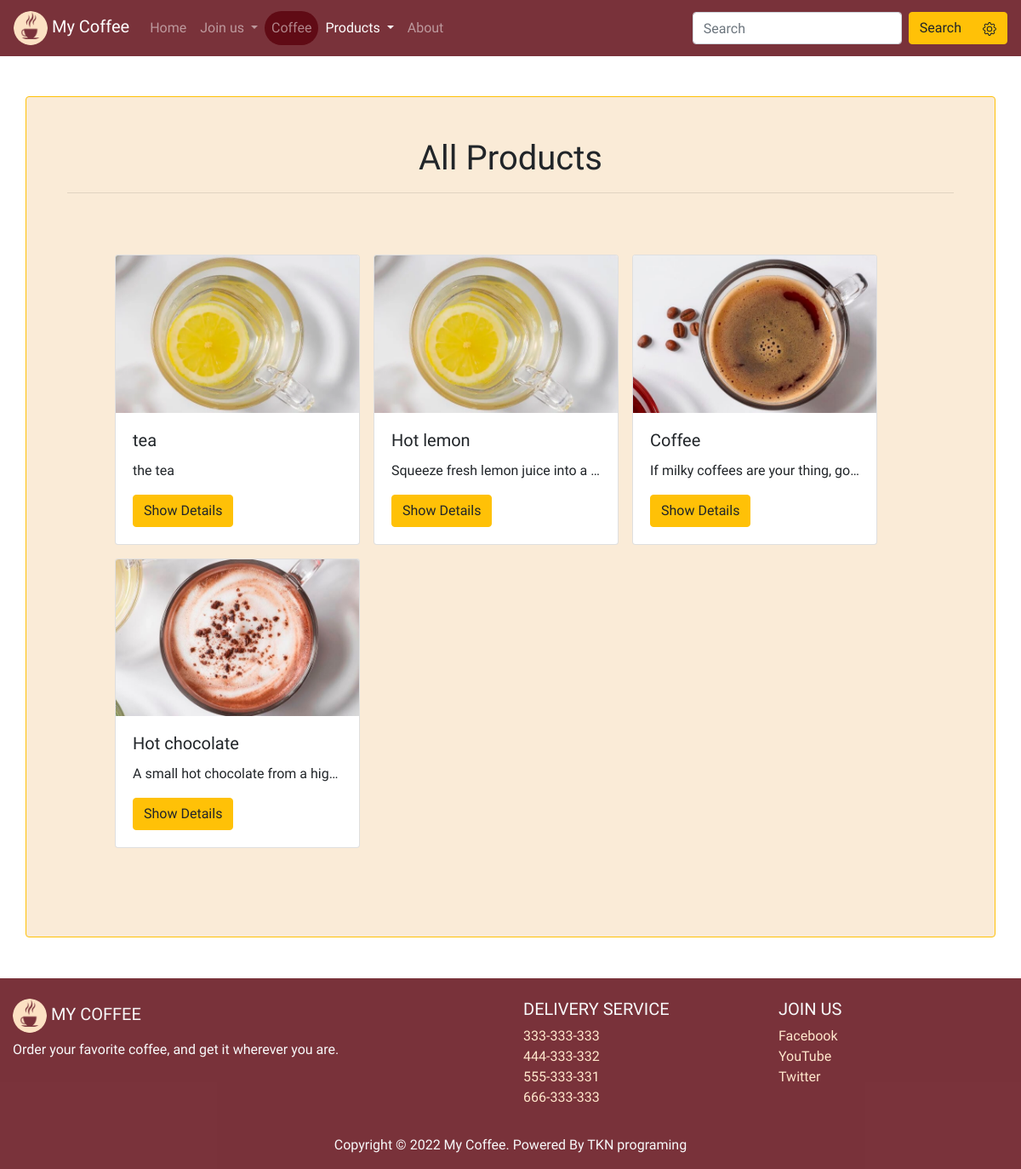
Screenshot of /products/ with the database file from the repository.
### products/models.py (models this page shows, shortened)
class Product(models.Model):
    name = models.CharField(max_length=150)
    description = models.TextField()
    price = models.DecimalField(max_digits=4,decimal_places=2 )
    photo = models.ImageField(upload_to='photos/%Y/%m/%d/')
    active = models.BooleanField(default=True)
    publish_date = models.DateTimeField(default=datetime.now)
    class Meta:
        ordering =['-publish_date']

### products/views.py (the view, shortened to what this page needs)
# urls.py: path('products/',include('products.urls')),
def products(request):
    pro = Product.objects.all()
    name = None
    desc = None
    pfrom = None
    pto = None
    cs = None
    if'cs' in request.GET:
        cs = request.GET['cs']
        if not cs:
            cs = 'off'
    if 'searchpricefrom' in request.GET and 'serchpriceto' in request.GET:
        pfrom =request.GET['searchpricefrom']
        pto =request.GET['serchpriceto']
        if pfrom and pto:
            if pfrom.isdigit() and pto.isdigit():
                pro = pro.filter(price__gte=pfrom , price__lte=pto)
    context ={
        'products': pro
    }
    return render(request, 'products/products.html', context)

### templates/products/products.html (shortened to what this page needs)
{% extends 'base.html' %}
{% load static %}
{% block content %}
<div class="my-form container p-5 my-5 rounded border border-warning">
    <form>
        <h1 class="text-center">
          All Products
        </h1>
        <hr>
        <section>
            <div class="container-fluid">
              <div class="row p-5 center" >
       {% for pro in products %}
                <div>
                  <div class="card m-2" style="width: 18rem;">
                    <img src="{{pro.photo.url}}" class="card-img-top" alt="{{pro.name}}">
                    <div class="card-body">
                      <h5 class="card-title">{{pro.name}}</h5>
                      <p class="card-text text-truncate">{{pro.description}}</p>
                      <a href="{% url 'product' pro_id=pro.id %}" class="btn btn-warning">Show Details</a>
                    </div>
                  </div>
                </div>
        {% empty %}
        <h4 class="alert alert-warning">
          No product here,
          <a href="{% url 'products' %}" class="text-dark">All products</a>
        </h4>
       {% endfor %}
              </div>
            </div>
        </section>
    </form>
</div>
{% endblock %}

### templates/base.html (shortened to what this page needs)
{% load static %}
<!DOCTYPE html>
<html lang="en">
<head>
    <link rel="stylesheet" href="{% static 'css\bootstrap.min.css' %}">
    <link rel="stylesheet" href="{% static 'css\style.css' %}">
    <link rel="stylesheet" href="{% static 'css/pretty-checkbox.min.css' %}">
</head>
<body>
{% include 'parts/nav.html' %}
{% block content %}
{% endblock content %}
{% include 'parts/footer.html' %}
</body>
</html>

### templates/parts/nav.html (shortened to what this page needs)
    {% load static %}
    <nav class="navbar navbar-expand-lg navbar-dark navbar-custom fixed-top">
        <a class="navbar-brand" href="{% url 'index' %}">
            <img src="{% static 'img/mycoffee.png' %}" class="img-brand" alt="My Coffee">
            My Coffee
        </a>
        <div class="collapse navbar-collapse" id="navbarSupportedContent">
            <ul class="navbar-nav mr-auto">
              <li
              {% if '/' == request.path %}
                class="nav-item active"
              {% else %}
                class="nav-item"
              {% endif %}
               >
                  <a class="nav-link" href="{% url 'index' %}">Home <span class="sr-only">(current)</span></a>
              </li>
              <li
              {% if 'signin' in request.path or 'signup' in request.path or 'profile' in request.path %}
                  class="nav-item dropdown active"
              {% else %}
                  class="nav-item dropdown"
              {% endif %}
               >
                <a class="nav-link dropdown-toggle" href="#" id="navbarDropdown" role="button" data-toggle="dropdown" aria-haspopup="true" aria-expanded="false">
                {% if request.user.is_authenticated %}
                  Welcome
                {% else %}
                  Join us
                {% endif %}
                </a>
              </li>
              <li
              {% if 'coffee' in request.path %}
                  class="nav-item active"
              {% else %}
                  class="nav-item"
              {% endif %}
              id="coffee-nav-item">
                  <a class="nav-link" href="{% url 'coffee' %}">Coffee</a>
              </li>
              <li
              {% if 'product' in request.path or 'search' in request.path %}
                  class="nav-item dropdown active"
              {% else %}
                  class="nav-item dropdown"
              {% endif %}
               >
                <a class="nav-link dropdown-toggle" href="{% url 'products' %}" id="navbarDropdown" role="button" data-toggle="dropdown" aria-haspopup="true" aria-expanded="false">
                Products
                </a>
              </li>
              <li
              {% if 'about' in request.path %}
                  class="nav-item active"
              {% else %}
                  class="nav-item"
              {% endif %}
               >
                <a class="nav-link" href="{% url 'about' %}">About</a>
              </li>
            </ul>
            <form action="{% url 'products' %}" class="form-inline my-2 my-lg-0">
            <input class="form-control mr-sm-2 remove-outline" name="searchname" type="search" placeholder="Search" aria-label="Search">
            <div class="btn-group" role="group">
              <button class="btn btn-warning my-2 my-sm-0" type="submit">Search</button>
              <a href="{% url 'search' %}" class="btn btn-warning my-2 my-sm-0" type="submit">
              </a>
            </div>
            </form>
        </div>
    </nav>

### templates/parts/footer.html (shortened to what this page needs)
    {% load static %}
    <footer class="pt-4 navbar-custom text-light">
        <div class="container-fluid text-center text-md-left">
          <div class="row">
            <div class="col-md-6 mt-md-0 mt-3">
              <h5 class="text-uppercase">
                <img src="{% static 'img/mycoffee.png' %}" class="img-brand" alt="My Coffee">
                My Coffee
              </h5>
              <p>Order your favorite coffee, and get it wherever you are.</p>
            </div>
            <div class="col-md-3 mb-md-0 mb-3">
              <h5 class="text-uppercase">Delivery Service</h5>
              <ul class="list-unstyled">
                <li><a href="tel:333333333">333-333-333</a></li>
                <li><a href="tel:444333332">444-333-332</a></li>
                <li><a href="tel:555333331">555-333-331</a></li>
                <li><a href="tel:666333333">666-333-333</a></li>
              </ul>
            </div>
            <div class="col-md-3 mb-md-0 mb-3">
              <h5 class="text-uppercase">Join Us</h5>
              <ul class="list-unstyled">
                <li><a href="#">Facebook</a></li>
                <li><a href="#">YouTube</a></li>
                <li><a href="#">Twitter</a></li>
              </ul>
            </div>
          </div>
        </div>
        <div class="text-center py-3">
          Copyright &copy; <span class="year">2019</span> My Coffee. Powered By TKN programing
        </div>
      </footer>

### mycoffee/static/css/style.css (style rules this page uses)
html, body { height: 100%; width: 100%; }
a { color: rgb(255, 231, 204) ; }
body { font-family: 'Merienda', cursive; padding-top:65px; }
.img-brand { width:40px; height:40px; transition: 0.5s; border-radius: 20px; }
.navbar-brand { font-family: 'Gloria Hallelujah', cursive; transition: 0.5s; }
.navbar-custom { transition:0.5s; background-color: #5A020Cce !important; }
.navbar li { transition: 0.5s; }
#coffee-nav-item { background-color:#5A020Cce; border-radius: 25px; }
.my-form { background-color: antiquewhite; }

### rows the page displays
Product: photo (picture), name "tea", description "the tea"
Product: photo (picture), name "Hot lemon", description "Squeeze fresh lemon juice into a…"
Product: photo (picture), name "Coffee", description "If milky coffees are your thing, go…"
Product: photo (picture), name "Hot chocolate", description "A small hot chocolate from a hig…"
